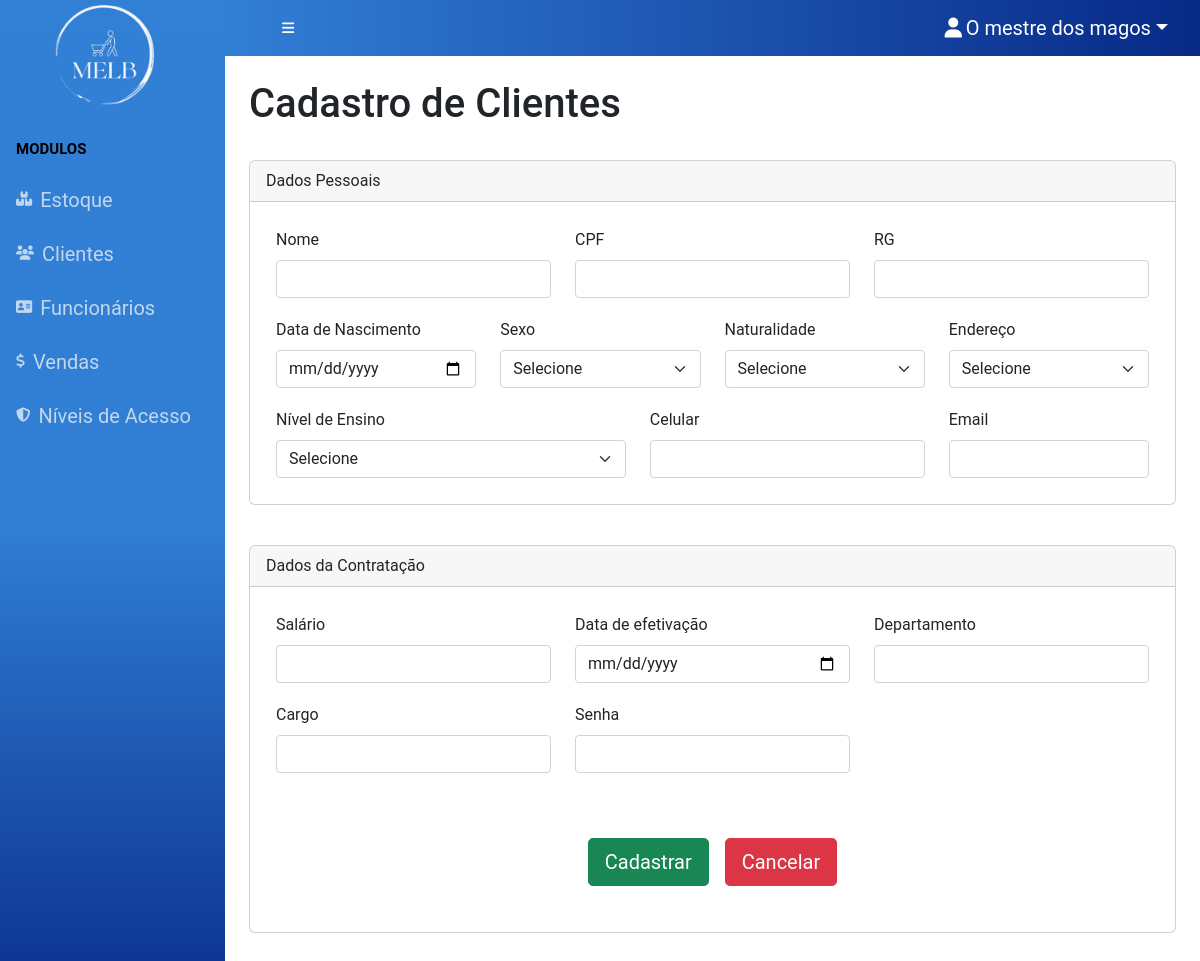
The page /pag_cadastro_cliente.php (signed in) on the database its author committed.
### tables this page shows
CREATE TABLE `niveis_acesso` (
  `id` int(11) NOT NULL,
  `id_func` int(5) NOT NULL,
  `acesso_estoque` enum('s','n') DEFAULT NULL,
  `acesso_clientes` enum('s','n') DEFAULT NULL,
  `acesso_funcionarios` enum('s','n') DEFAULT NULL,
  `acesso_vendas` enum('s','n') DEFAULT NULL,
  `acesso_niveis` enum('s','n') DEFAULT NULL
);

### pag_cadastro_cliente.php (the view, shortened to what this page needs)
<?php
include "includes/cabecalho.php";
?>
<link rel="stylesheet" href="css/pag_estoque.css">
<main>
    <div class="container-fluid">
        <h1 class="mt-4">Cadastro de Clientes</h1>
        <br>
        <form name="cadastro" id="cadastro">
            <div class="card">
                <div class="card-header">
                    Dados Pessoais
                </div>
                <div class="card-body">
                    <div class="row" style="padding: 10px;">
                        <div class="col-md-4">
                            <label for="nome_cli" class="form-label">Nome</label>
                            <input type="text" class="form-control" id="nome_cli" name="nome_cli" value="<?php print $dados_cli['nome'] ?>">
                        </div>
                        <div class="col-md-4">
                            <label for="cpf_cli" class="form-label">CPF</label>
                            <input type="tel" class="form-control" id="cpf_cli" name="cpf_cli" value="<?php print $dados_cli['cpf'] ?>">
                        </div>
                        <div class="col-md-4">
                            <label for="rg_cli" class="form-label">RG</label>
                            <input type="tel" class="form-control" id="rg_cli" name="rg_cli" maxlength="12" value="<?php print $dados_cli['rg'] ?>">
                        </div>
                    </div>
                    <div class="row" style="padding: 10px;">
                        <div class="col-md-3">
                            <label for="nascimento_cli" class="form-label">Data de Nascimento</label>
                            <input type="date" class="form-control" id="nascimento_cli" name="nascimento_cli" value="<?php if ($dados_cli['data_nascimento'] != "") print date('Y-m-d', strtotime($dados_cli['data_nascimento'])); ?>">
                        </div>
                        <div class="col-md-3">
                            <label for="sexo_cli" class="form-label">Sexo</label>
                        </div>
                        <div class="col-md-3">
                            <label for="naturalidade_cli" class="form-label">Naturalidade</label>
                        </div>
                        <div class="col-md-3">
                            <label for="endereco_cli" class="form-label">Endereço</label>
                        </div>
                    </div>
                    <div class="row" style="padding: 10px;">
                        <div class="col-md-5">
                            <label for="nivel_ensino_cli" class="form-label">Nível de Ensino</label>
                        </div>
                        <div class="col-md-4">
                            <label for="celular_cli" class="form-label">Celular</label>
                            <input type="tel" class="form-control" id="celular_cli" name="celular_cli" value="<?php print $dados_cli['telefone'] ?>">
                        </div>
                        <div class="col-md-3">
                            <label for="email_cli" class="form-label">Email</label>
                            <input type="email" class="form-control" id="email_cli" name="email_cli" value = "<?php print $dados_cli['email'] ?>">
                        </div>
                    </div>
                </div>
            </div>
            <p>&nbsp;</p>
            <div class="card">
                <div class="card-header">
                    Dados da Contratação
                </div>
                <div class="card-body">
                    <div class="row" style="padding: 10px;">
                        <div class="col-md-4">
                            <label for="salario_cli" class="form-label">Salário</label>
                            <input type="tel" class="form-control" id="salario_cli" name="salario_cli" value = "<?php print $dados_cli['salario'] ?>">
                        </div>
                        <div class="col-md-4">
                            <label for="efetivacao_cli" class="form-label">Data de efetivação</label>
                            <input type="date" class="form-control" id="efetivacao_cli" name="efetivacao_cli" max="<?php print date("Y-m-d") ?>" value = "">
                        </div>
                        <div class="col-md-4">
                            <label for="departamento_cli" class="form-label">Departamento</label>
                            <input type="tel" class="form-control" id="departamento_cli" name="departamento_cli" value = "<?php print $dados_cli['departamento'] ?>">
                        </div>
                    </div>
                    <div class="row" style="padding: 10px;">
                        <div class="col-md-4">
                            <label for="cargo_cli" class="form-label">Cargo</label>
                            <input type="text" class="form-control" id="cargo_cli" name="cargo_cli" value = "<?php print $dados_cli['cargo'] ?>">
                        </div>
                        <div class="col-md-4">
                            <label for="senha_cli" class="form-label">Senha</label>
                            <input type="text" class="form-control" id="senha_cli" name="senha_cli">
                        </div>
                    </div>
                    <p>&nbsp;</p>
                    <div class="row buttons-cadastro">
                        <div class="col-md-12 d-flex justify-content-center">
                            <button class="btn btn-success btn-lg me-3" type="button" onclick="verifica()">Cadastrar</button>
                            <button type= "button" class="btn btn-danger btn-lg" onclick="window.location.href='cliionarios.php'">Cancelar</button>
                        </div>
                    </div>
                </div>
            </div>
        </form>
    </div>
</main>
</div>
</div>

### includes/cabecalho.php (shortened to what this page needs)
<link rel="stylesheet" href="css/bootstrap.min.css">
<link rel="stylesheet" href="css/bs-admin.css">
<link rel="stylesheet" href="css/style.css">
<link rel="stylesheet" href="css/jquery.dataTables.min.css">
<link rel="stylesheet" href="css/select2.min.css">
<link rel="stylesheet" href="css/select2-bootstrap-5-theme.min.css">
<?php
include "includes/conect.php";
$id_func = $_SESSION['usuario_id'];
$query = "SELECT * FROM niveis_acesso WHERE id_func = $id_func";
$sql_query_acesso = mysqli_query($conect, $query);
?>
<body class="sb-nav-fixed">
  <div id="layoutSidenav">
    <div id="layoutSidenav_nav">
      <nav class="sb-sidenav accordion sidenav-azul" id="sidenavAccordion">
        <div class="sb-sidenav-menu">
          <div class="nav">
            <a class="navbar-brand d-flex justify-content-center" href="projeto_inicio.php"><img src="images/logo_melb.png" class="login-logo"></a>
            <div class="sb-sidenav-menu-heading" style="font-size:15px;">Modulos</div>
            <?php
              while ($dados = mysqli_fetch_array($sql_query_acesso)) {
              if ($dados['acesso_estoque'] == 's') { ?>
                <a class="nav-link" href="pag_estoque.php">
                  <div class="sb-nav-link-icon"> <i class="fa-solid fa-boxes-stacked"></i></div>
                  Estoque
                </a>
              <?php } if ($dados['acesso_clientes'] == 's') { ?>
                <a class="nav-link" href="clientes.php">
                  <div class="sb-nav-link-icon"> <i class="fa-solid fa-users"></i></div>
                  Clientes
                </a>
              <?php } if ($dados['acesso_funcionarios'] == 's') { ?>
                <a class="nav-link" href="funcionarios.php">
                  <div class="sb-nav-link-icon"> <i class="fa-solid fa-address-card"></i></div>
                  Funcionários
                </a>
              <?php } if ($dados['acesso_vendas'] == 's') {  ?>
                <a class="nav-link" href="pag_vendas.php">
                  <div class="sb-nav-link-icon"> <i class="fa-solid fa-dollar-sign"></i></div>
                  Vendas
                </a>
              <?php } if ($dados['acesso_niveis'] == 's') { ?>
                <a class="nav-link" href="pag_niveis_acesso_listar.php">
                  <div class="sb-nav-link-icon"> <i class="fa-solid fa-shield-halved"></i></div>
                  Níveis de Acesso
                </a>
              <?php }
            } ?>
          </div>
        </div>
      </nav>
    </div>
    <div id="layoutSidenav_content">
      <nav class="sb-topnav navbar navbar-expand navbar-azul">
        <button class="btn btn-link btn-sm order-1 order-lg-0 me-4 me-lg-0 ms-5" id="sidebarToggle" href="#!"><i class="fas fa-bars"></i> </button>
        <ul class="navbar-nav ms-auto ms-md-0 me-3 me-lg-4">
          <li class="nav-item dropdown">
            <a class="nav-link dropdown-toggle" id="navbarDropdown" href="#" role="button" data-bs-toggle="dropdown" aria-expanded="false"><i class="fas fa-user fa-fw"></i><?php print ucfirst($_SESSION['usuario_nome']) ?></a>
          </li>
        </ul>
      </nav>

### css/style.css (style rules this page uses)
* { @import url('https://fonts.googleapis.com/css2?family=Roboto:wght@300&display=swap'); font-family: 'Roboto', sans-serif; }
.login-logo { display: block; height: 100px; }
.sidenav-azul { background-image: linear-gradient(#327fd6,#317fd5,#072987); background-size: cover; }
.sidenav-azul .sb-sidenav-menu-heading { color: #000; }
.sidenav-azul .sb-sidenav-menu .nav .nav-link { color: #f3f3f3bf; }
.navbar-azul { background-image: linear-gradient(to right, #327fd6,#072987); color: #fff; }
.navbar-azul .nav-link, .navbar-brand { color: #fff; }
#sidebarToggle { color: #fff; }
.buttons-cadastro { margin: 15px; padding: 15px; }

### includes/cabecalho.php (style rules this page uses)
.nav-link { font-size: 20px; }

### rows shown on the page
niveis_acesso: acesso_estoque "s" (drawn), acesso_clientes "s" (drawn), acesso_funcionarios "s" (drawn), acesso_vendas "s" (drawn), acesso_niveis "s" (drawn)

### other values the page prints
$_SESSION['usuario_nome'] "O mestre dos magos"
